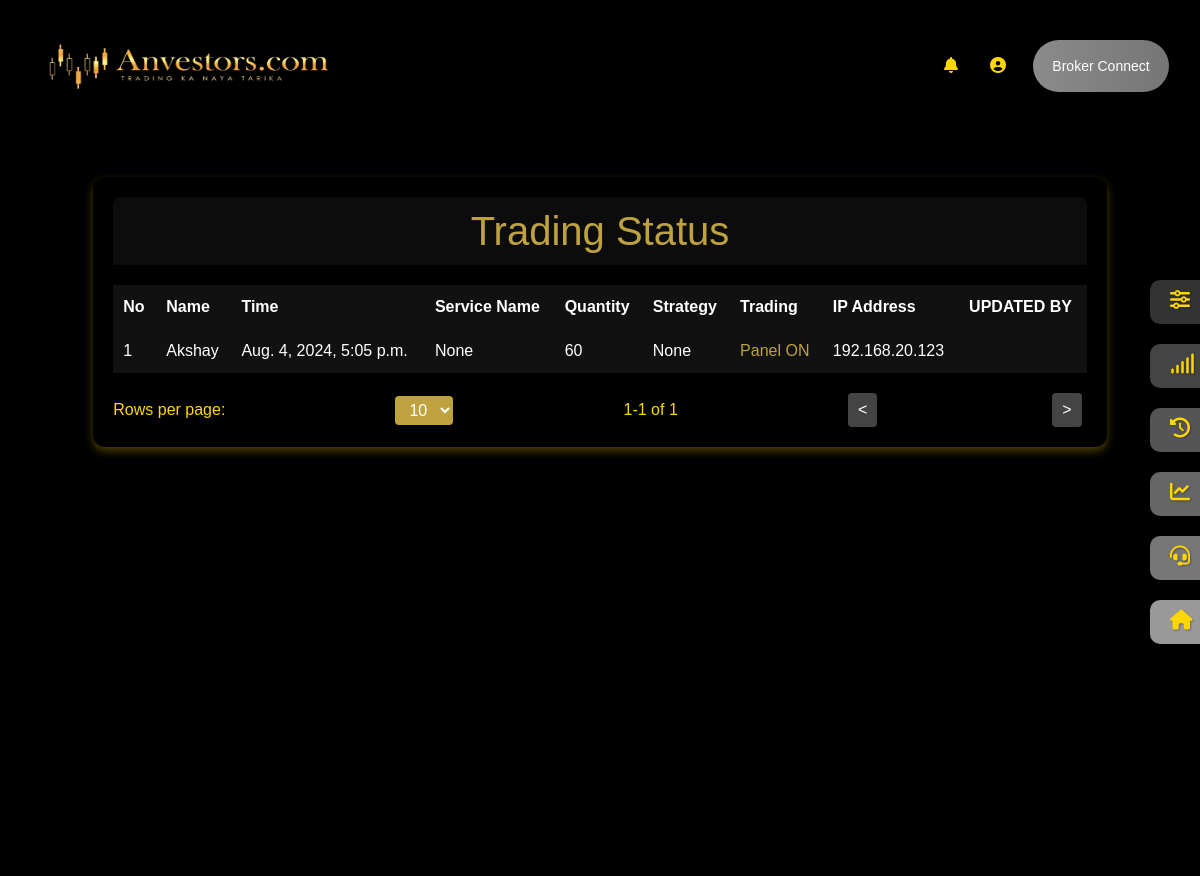
/accounts/client_status/ (signed in), run on the app's committed database.
### accounts/models.py (models this page shows)
class ind_clientDT(models.Model):
    clint_id = models.CharField(max_length=8, unique=True, default=uuid.uuid4().hex[:8])
    clint_name_first = models.CharField(max_length=50, blank=True, null=True)
    clint_name_last = models.CharField(max_length=50, blank=True, null=True)
    clint_email = models.EmailField(blank=True, null=True)
    clint_password = models.CharField(max_length=50,blank=True, null=True)
    clint_phone_number = models.CharField(max_length=15,blank=True, null=True)
    clint_verify_code = models.CharField(max_length=15,blank=True, null=True)
    clint_date_joined	= models.DateTimeField(verbose_name='date joined', default=None)
    clint_last_login= models.DateTimeField(verbose_name='last login',default=None)
    clint_is_staff= models.BooleanField(default=False)
    clint_status = models.CharField(max_length=15,blank=True, null=True)
    clint_plane = models.CharField(max_length=15,blank=True, null=True)
    client_Group = models.ForeignKey(GROUP, on_delete=models.SET_NULL, blank=True, null=True)
    broker = models.ForeignKey(BROKERS, on_delete=models.SET_NULL, blank=True, null=True)
    api_key = models.CharField(max_length=100, blank=True, null=True)
    client_id = models.CharField(max_length=100, blank=True, null=True)
    password = models.CharField(max_length=100, blank=True, null=True)
    secret_key = models.CharField(max_length=100, blank=True, null=True)
    created_at = models.DateTimeField(auto_now_add=True, blank=True, null=True)
    updated_at = models.DateTimeField(auto_now=True, blank=True, null=True)
    auth_token = models.CharField(max_length=1355, blank=True, null=True)  # Add this field
    feed_token = models.CharField(max_length=1355, blank=True, null=True)  # Add this field
    refresh_token = models.CharField(max_length=1355, blank=True, null=True)  # Add this field
    sub_admin_id = models.CharField(max_length=50, blank=True, null=True)
    service_name = models.CharField(max_length=100, blank=True, null=True)
    ip_address = models.GenericIPAddressField(blank=True, null=True)
    login_date_time = models.DateTimeField(blank=True, null=True)
    strategies = models.CharField(max_length=100, blank=True, null=True)
    Term_condition = models.BooleanField(default=False)
    telegram_number = models.CharField(max_length=15, blank=True, null=True)
    telegram_chat_id = models.CharField(max_length=15, blank=True, null=True)

class Client_SYMBOL_QTY(models.Model):
    client_id = models.CharField(max_length=50, blank=True, null=True)
    SYMBOL = models.CharField(max_length=50, blank=True, null=True)
    QUANTITY = models.IntegerField(null=True, blank=True)
    Order_Type = models.CharField(max_length=50, blank=True, null=True)
    Product_Type = models.CharField(max_length=50, blank=True, null=True)
    Strategy = models.CharField(max_length=50, blank=True, null=True)
    trade = models.CharField(max_length=50, blank=True, null=True)
    created_at = models.DateTimeField(auto_now_add=True)

### accounts/views.py (the view)
# urls.py: path('client_status/', views.client_status, name="client_status" ),
def client_status(request):
    if 'clint_id' in request.session:
        user_id = request.session.get('clint_id')
        try:
            client_user = ind_clientDT.objects.get(clint_id=user_id)
            clients = ind_clientDT.objects.filter(clint_id=user_id)
            client_symbol_qty = Client_SYMBOL_QTY.objects.filter(client_id=user_id).first()
            st = ClientStatus.objects.filter(clint_id = user_id).order_by('-id')
            dt = {
                'client': clients,
                'client_user': client_user,
                'client_symbol_qty':client_symbol_qty,
                'st':st
            }
            return render(request, 'client_status.html', dt)
        except ind_clientDT.DoesNotExist:
            messages.error(request, 'Client does not exist.')
            return redirect('/')
    else:
        messages.error(request, 'Please log in.')
        return redirect('/')

### accounts/models.py (called while the page is built)
    def __str__(self):
        return self.broker_name

### templates/client_status.html (shortened to what this page needs)
{% extends 'client_base.html' %}
{% block main %}
<div class="container">
    <header>
        <h1>Trading Status</h1>
    </header>
    <table>
        <thead>
            <tr>
                <th>No</th>
                <th>Name</th>
                <th>Time</th>
                <th>Service Name</th>
                <th>Quantity</th>
                <th>Strategy</th>
                <th>Trading</th>
                <th>IP Address</th>
                <th>UPDATED BY</th>
            </tr>
        </thead>
        <tbody>
            {% for c in client %}
            <tr>
                <td>{{ forloop.counter }}</td>
                <td>{{c.clint_name_first}}</td>
                <td>{{c.login_date_time}}</td>
                <td>{{c.service_name}}</td>
                <td>{{client_symbol_qty.QUANTITY}}</td>
                <td>{{c.strategies}}</td>
                {% if c.clint_plane == 'Live' %}
                    <td style="color: #bfa240;">Panel ON</td>
                {% else %}
                    <td style="color:red;">Panel OFF</td>
                {% endif %}
                <td>{{c.ip_address}}</td>
                <td>{{ c.updated_by }}</td>
            </tr>
            {% endfor %}
        </tbody>
    </table>
    <div class="pagination">
        <span>Rows per page: </span>
        <select>
            <option>10</option>
        </select>
        <span>1-1 of 1</span>
        <button>&lt;</button>
        <button>&gt;</button>
    </div>
</div>
{% endblock %}

### templates/client_base.html (style rules this page uses)
body { background-color: #000; color: #FFD700; font-family: 'Poppins', sans-serif; overflow-x: hidden; text-align: center; }

### templates/client_status.html (style rules this page uses)
body { font-family: Arial, sans-serif; background-color: #000; margin: 0; padding: 0; }
.container { margin: 20px auto; width: 90%; background: #000000; padding: 20px; border-radius: 12px; box-shadow: 0 4px 8px rgba(255, 215, 0, 0.3); overflow-x: auto; }
header { background-color: #0c0c0c; padding: 10px; border-top-left-radius: 8px; border-top-right-radius: 8px; }
header h1 { margin: 0; color: #bfa240; }
table { width: 100%; border-collapse: collapse; }
thead { background-color: #bfa240; color: #000; }
th, td { padding: 10px; text-align: left; }
tr { background-color: #111; color: #fff; }
.pagination { display: flex; justify-content: space-between; align-items: center; margin-top: 20px; }
.pagination select, .pagination button { padding: 5px 10px; margin: 0 5px; background-color: #444; color: #fff; border: none; border-radius: 4px; }
.pagination select { background-color: #bfa240; }

### data on the page
ind_clientDT: clint_name_first "Akshay", login_date_time "Aug. 4, 2024, 5:05 p.m.", service_name "None", strategies "None", clint_plane "Panel ON", ip_address "192.168.20.123"
Client_SYMBOL_QTY: QUANTITY "60"
